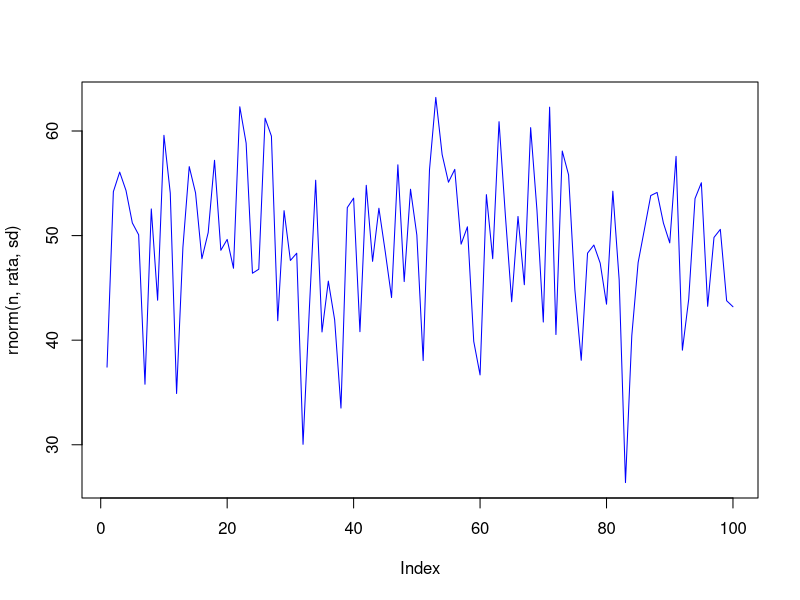
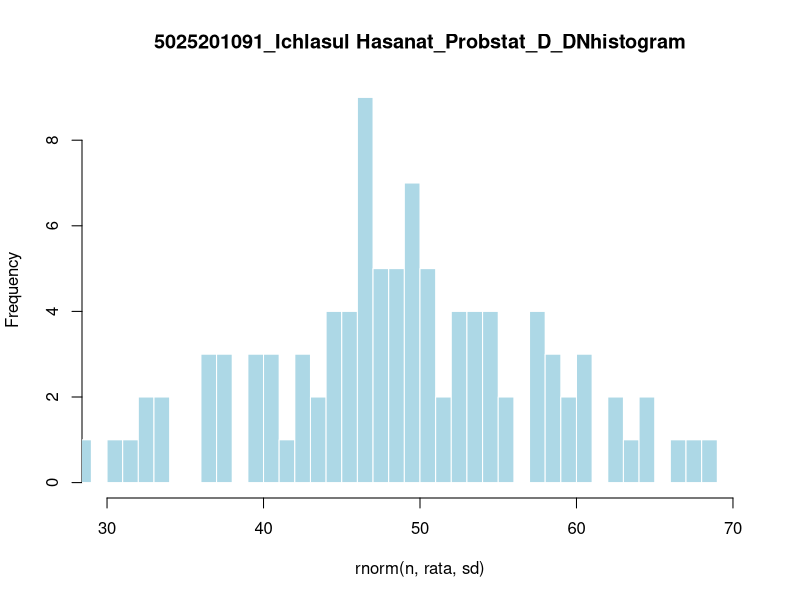

Write R code to recreate these figures, in order.
rata <- 50
sd <- 8
n <- 100

# 6a = Menghitung distribusi normal dan menampilkan plot
plot(rnorm(n, rata, sd), type="l", col="blue")

# 6b = Generate Histogram dari Distribusi Normal dengan breaks 50 + format penamaan
hist(rnorm(n, rata, sd), main="5025201091_Ichlasul Hasanat_Probstat_D_DNhistogram", breaks=50, col="lightblue", border="white", xlim=c(30,70))

# 6c = Mencari Nilai Varian
paste("nilai varian= ", sd^2)